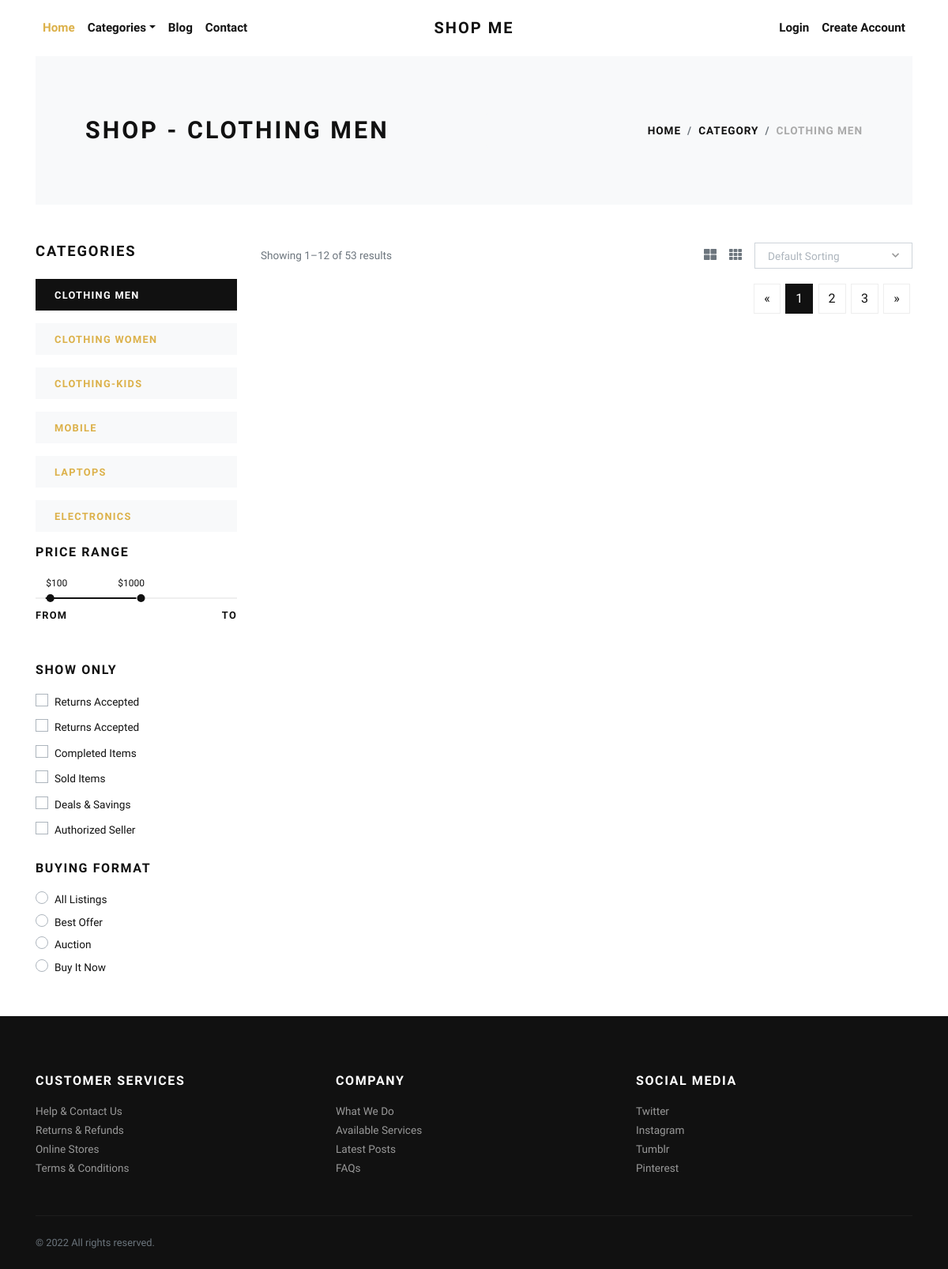
The page /clothing-men/ on the database as committed earlier.
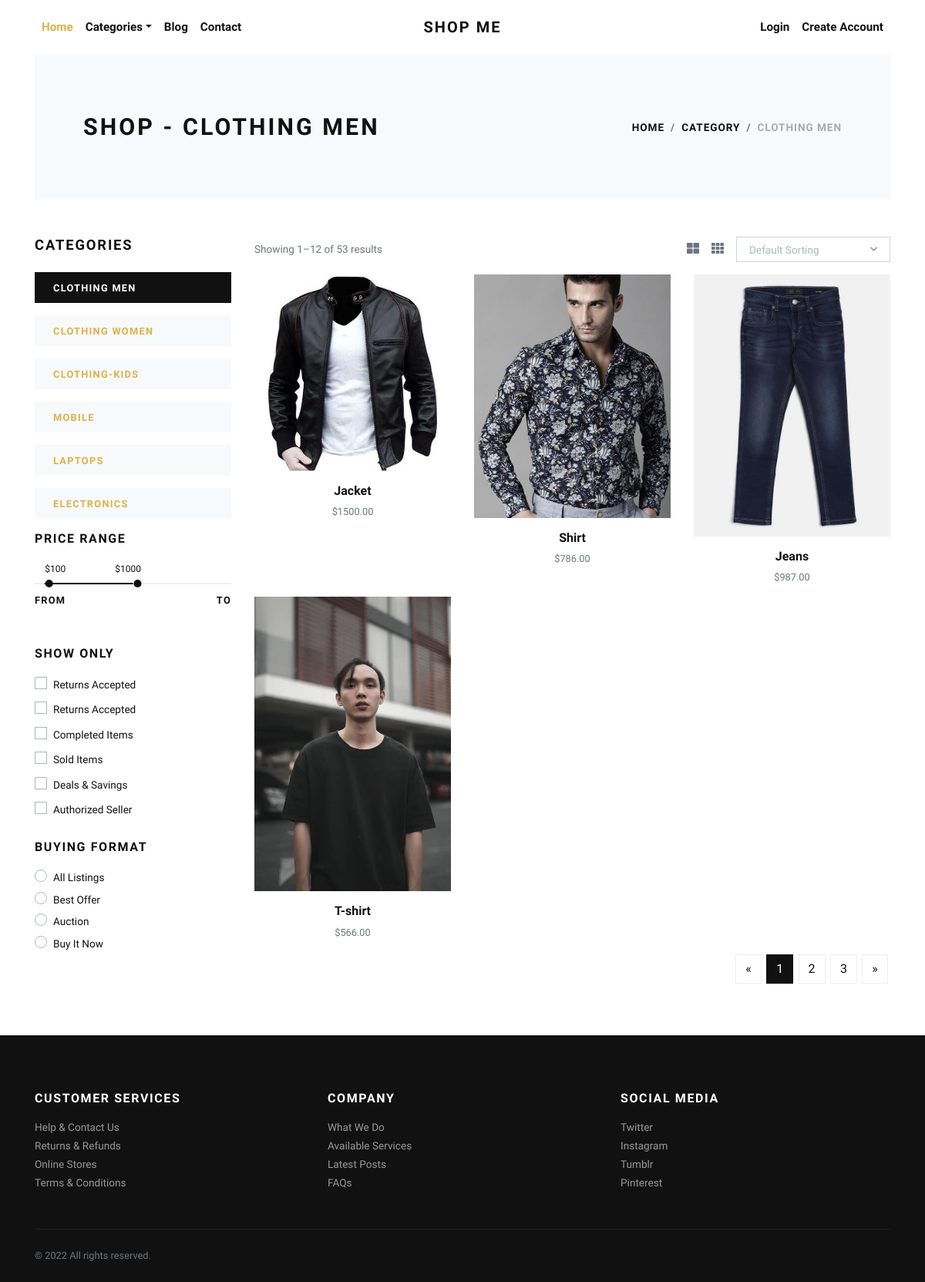
The same page on the database as committed later.
### store/models.py (models this page shows, shortened)
class Category(models.Model):
    title = models.CharField(max_length=50, verbose_name="Category Title")
    slug = models.SlugField(max_length=55, verbose_name="Category Slug")
    description = models.TextField(blank=True, verbose_name="Category Description")
    category_image = models.ImageField(upload_to='category', blank=True, null=True, verbose_name="Category Image")
    is_active = models.BooleanField(verbose_name="Is Active?")
    is_featured = models.BooleanField(verbose_name="Is Featured?")
    created_at = models.DateTimeField(auto_now_add=True, verbose_name="Created Date")
    updated_at = models.DateTimeField(auto_now=True, verbose_name="Updated Date")
    class Meta:
        verbose_name_plural = 'Categories'
        ordering = ('-created_at', )

class Product(models.Model):
    title = models.CharField(max_length=150, verbose_name="Product Title")
    slug = models.SlugField(max_length=160, verbose_name="Product Slug")
    sku = models.CharField(max_length=255, unique=True, verbose_name="Unique Product ID (SKU)")
    short_description = models.TextField(verbose_name="Short Description")
    detail_description = models.TextField(blank=True, null=True, verbose_name="Detail Description")
    product_image = models.ImageField(upload_to='product', blank=True, null=True, verbose_name="Product Image")
    price = models.DecimalField(max_digits=8, decimal_places=2)
    category = models.ForeignKey(Category, verbose_name="Product Categoy", on_delete=models.CASCADE)
    is_active = models.BooleanField(verbose_name="Is Active?")
    is_featured = models.BooleanField(verbose_name="Is Featured?")
    created_at = models.DateTimeField(auto_now_add=True, verbose_name="Created Date")
    updated_at = models.DateTimeField(auto_now=True, verbose_name="Updated Date")
    class Meta:
        verbose_name_plural = 'Products'
        ordering = ('-created_at', )

### store/views.py (the view)
# urls.py: path('<slug:slug>/', views.category_products, name="category-products"),
def category_products(request, slug):
    category = get_object_or_404(Category, slug=slug)
    products = Product.objects.filter(is_active=True, category=category)
    categories = Category.objects.filter(is_active=True)
    context = {
        'category': category,
        'products': products,
        'categories': categories,
    }
    return render(request, 'store/category_products.html', context)

### templates/store/category_products.html (shortened to what this page needs)
{% extends 'base.html' %}
{% load static %}
    {% block content %}
      <div class="container">
        <section class="py-5 bg-light">
          <div class="container">
            <div class="row px-4 px-lg-5 py-lg-4 align-items-center">
              <div class="col-lg-6">
                <h1 class="h2 text-uppercase mb-0">Shop - {{category.title}}</h1>
              </div>
              <div class="col-lg-6 text-lg-right">
                <nav aria-label="breadcrumb">
                  <ol class="breadcrumb justify-content-lg-end mb-0 px-0">
                    <li class="breadcrumb-item"><a href="{% url 'store:home' %}">Home</a></li>
                    <li class="breadcrumb-item"><a href="{% url 'store:all-categories' %}">Category</a></li>
                    <li class="breadcrumb-item active" aria-current="page">{{category.title}}</li>
                  </ol>
                </nav>
              </div>
            </div>
          </div>
        </section>
        <section class="py-5">
          <div class="container p-0">
            <div class="row">
              <div class="col-lg-3 order-2 order-lg-1">
                <h5 class="text-uppercase mb-4">Categories</h5>
                {% if categories %}
                  {% for cat in categories %}
                    <a href="{% url 'store:category-products' cat.slug %}">
                      <div class="py-2 px-4 {% if category == cat %}bg-dark text-white {% else %}bg-light{% endif %} mb-3">
                        <strong class="small text-uppercase font-weight-bold">{{cat.title}}</strong>
                      </div>
                    </a>
                  {% endfor %}
                {% endif %}
                <h6 class="text-uppercase mb-4">Price range</h6>
                <div class="price-range pt-4 mb-5">
                  <div id="range"></div>
                  <div class="row pt-2">
                    <div class="col-6"><strong class="small font-weight-bold text-uppercase">From</strong></div>
                    <div class="col-6 text-right"><strong class="small font-weight-bold text-uppercase">To</strong></div>
                  </div>
                </div>
                <h6 class="text-uppercase mb-3">Show only</h6>
                <div class="custom-control custom-checkbox mb-1">
                  <label class="custom-control-label text-small" for="customCheck1">Returns Accepted</label>
                </div>
                <div class="custom-control custom-checkbox mb-1">
                  <label class="custom-control-label text-small" for="customCheck2">Returns Accepted</label>
                </div>
                <div class="custom-control custom-checkbox mb-1">
                  <label class="custom-control-label text-small" for="customCheck3">Completed Items</label>
                </div>
                <div class="custom-control custom-checkbox mb-1">
                  <label class="custom-control-label text-small" for="customCheck4">Sold Items</label>
                </div>
                <div class="custom-control custom-checkbox mb-1">
                  <label class="custom-control-label text-small" for="customCheck5">Deals &amp; Savings</label>
                </div>
                <div class="custom-control custom-checkbox mb-4">
                  <label class="custom-control-label text-small" for="customCheck6">Authorized Seller</label>
                </div>
                <h6 class="text-uppercase mb-3">Buying format</h6>
                <div class="custom-control custom-radio">
                  <label class="custom-control-label text-small" for="customRadio1">All Listings</label>
                </div>
                <div class="custom-control custom-radio">
                  <label class="custom-control-label text-small" for="customRadio2">Best Offer</label>
                </div>
                <div class="custom-control custom-radio">
                  <label class="custom-control-label text-small" for="customRadio3">Auction</label>
                </div>
                <div class="custom-control custom-radio">
                  <label class="custom-control-label text-small" for="customRadio4">Buy It Now</label>
                </div>
              </div>
              <div class="col-lg-9 order-1 order-lg-2 mb-5 mb-lg-0">
                <div class="row mb-3 align-items-center">
                  <div class="col-lg-6 mb-2 mb-lg-0">
                    <p class="text-small text-muted mb-0">Showing 1–12 of 53 results</p>
                  </div>
                  <div class="col-lg-6">
                    <ul class="list-inline d-flex align-items-center justify-content-lg-end mb-0">
                      <li class="list-inline-item text-muted mr-3"><a class="reset-anchor p-0" href="#"><i class="fas fa-th-large"></i></a></li>
                      <li class="list-inline-item text-muted mr-3"><a class="reset-anchor p-0" href="#"><i class="fas fa-th"></i></a></li>
                      <li class="list-inline-item">
                      </li>
                    </ul>
                  </div>
                </div>
                <div class="row">
                  {% if products %}
                    {% for product in products %}
                      <div class="col-lg-4 col-sm-6">
                        <div class="product text-center">
                          <div class="mb-3 position-relative">
                            <a class="d-block" href="{% url 'store:product-detail' product.slug %}">
                              {% if product.product_image %}
                                <img class="img-fluid w-100" src="{{product.product_image.url}}" alt="{{product.title}}">
                              {% else %}
                                <img class="img-fluid w-100" src="{% static 'img/product-1.jpg' %}" alt="{{product.title}}">
                              {% endif %}
                            </a>
                          </div>
                          <h6> <a class="reset-anchor" href="{% url 'store:product-detail' product.slug %}">{{product.title}}</a></h6>
                          <p class="small text-muted">${{product.price}}</p>
                        </div>
                      </div>
                    {% endfor %}
                  {% endif %}
                </div>
                <nav aria-label="Page navigation example">
                  <ul class="pagination justify-content-center justify-content-lg-end">
                    <li class="page-item"><a class="page-link" href="#" aria-label="Previous"><span aria-hidden="true">«</span></a></li>
                    <li class="page-item active"><a class="page-link" href="#">1</a></li>
                    <li class="page-item"><a class="page-link" href="#">2</a></li>
                    <li class="page-item"><a class="page-link" href="#">3</a></li>
                    <li class="page-item"><a class="page-link" href="#" aria-label="Next"><span aria-hidden="true">»</span></a></li>
                  </ul>
                </nav>
              </div>
            </div>
          </div>
        </section>
      </div>
      {% endblock content %}

### templates/base.html (shortened to what this page needs)
{% load static %}
<!DOCTYPE html>
<html>
  <head>
    <link rel="stylesheet" href="{% static 'vendor/bootstrap/css/bootstrap.min.css' %}">
    <link rel="stylesheet" href="{% static 'vendor/lightbox2/css/lightbox.min.css' %}">
    <link rel="stylesheet" href="{% static 'vendor/nouislider/nouislider.min.css' %}">
    <link rel="stylesheet" href="{% static 'vendor/bootstrap-select/css/bootstrap-select.min.css' %}">
    <link rel="stylesheet" href="{% static 'vendor/owl.carousel2/assets/owl.carousel.min.css' %}">
    <link rel="stylesheet" href="{% static 'vendor/owl.carousel2/assets/owl.theme.default.css' %}">
    <link rel="stylesheet" href="{% static 'css/style.css' %}" id="theme-stylesheet">
  </head>
  <body>
    <div class="page-holder">
      {% include 'navbar.html' %}
      {% block content %}
      {% endblock content %}
      {% include 'footer.html' %}
      {% include 'scripts.html' %}

### templates/navbar.html (shortened to what this page needs)
{% load static %}
      <header class="header bg-white">
        <div class="container px-0 px-lg-3">
          <nav class="navbar navbar-expand-lg navbar-light py-3 px-lg-0"><a class="navbar-brand" href="{% url 'store:home' %}"><span class="font-weight-bold text-uppercase text-dark">SHOP me</span></a>
            <div class="collapse navbar-collapse" id="navbarSupportedContent">
              <ul class="navbar-nav mr-auto">
                <li class="nav-item">
                  <a class="nav-link active" href="{% url 'store:home' %}">Home</a>
                </li>
                <li class="nav-item dropdown"><a class="nav-link dropdown-toggle" id="pagesDropdown" href="#" data-toggle="dropdown" aria-haspopup="true" aria-expanded="false">Categories</a>
                </li>
                <li class="nav-item">
                  <a class="nav-link" href="{% url 'store:home' %}">Blog</a>
                </li>
                <li class="nav-item">
                  <a class="nav-link" href="{% url 'store:home' %}">Contact</a>
                </li>
              </ul>
              <ul class="navbar-nav ml-auto">
                {% if request.user.is_authenticated %}
                  <li class="nav-item"><a class="nav-link" href="{% url 'store:cart' %}"> <i class="fas fa-dolly-flatbed mr-1 text-gray"></i>Cart<small class="text-gray">({{cart_items.count}})</small></a></li>
                  <li class="nav-item"><a class="nav-link" href="#"> <i class="far fa-heart mr-1"></i><small class="text-gray"> (0)</small></a></li>
                  {% comment %} <li class="nav-item"><a class="nav-link" href="#"> <i class="fas fa-user-alt mr-1 text-gray"></i>My Account</a></li> {% endcomment %}
                  <li class="nav-item dropdown"><a class="nav-link dropdown-toggle" id="pagesDropdown" href="#" data-toggle="dropdown" aria-haspopup="true" aria-expanded="false"><i class="fas fa-user-alt mr-1 text-gray"></i>My Account</a></a>
                  <div class="dropdown-menu mt-3" aria-labelledby="pagesDropdown">
                      <a class="dropdown-item border-0 transition-link" href="{% url 'store:profile' %}">Profile</a>
                      <a class="dropdown-item border-0 transition-link" href="{% url 'store:cart' %}">Cart</a>
                      <a class="dropdown-item border-0 transition-link" href="{% url 'store:orders' %}">Orders</a>
                      <a class="dropdown-item border-0 transition-link" href="{% url 'store:password-change' %}">Change Password</a>
                    <hr>
                    <a class="dropdown-item border-0 transition-link" href="{% url 'store:logout' %}">Log Out</a>
                </li>
                {% else %}
                  <li class="nav-item"><a class="nav-link" href="{% url 'store:login' %}">Login</a></li>
                  <li class="nav-item"><a class="nav-link" href="{% url 'store:register' %}">Create Account</a></li>
                {% endif %}
              </ul>
            </div>
          </nav>
        </div>
      </header>

### templates/footer.html
<footer class="bg-dark text-white">
        <div class="container py-4">
          <div class="row py-5">
            <div class="col-md-4 mb-3 mb-md-0">
              <h6 class="text-uppercase mb-3">Customer services</h6>
              <ul class="list-unstyled mb-0">
                <li><a class="footer-link" href="#">Help &amp; Contact Us</a></li>
                <li><a class="footer-link" href="#">Returns &amp; Refunds</a></li>
                <li><a class="footer-link" href="#">Online Stores</a></li>
                <li><a class="footer-link" href="#">Terms &amp; Conditions</a></li>
              </ul>
            </div>
            <div class="col-md-4 mb-3 mb-md-0">
              <h6 class="text-uppercase mb-3">Company</h6>
              <ul class="list-unstyled mb-0">
                <li><a class="footer-link" href="#">What We Do</a></li>
                <li><a class="footer-link" href="#">Available Services</a></li>
                <li><a class="footer-link" href="#">Latest Posts</a></li>
                <li><a class="footer-link" href="#">FAQs</a></li>
              </ul>
            </div>
            <div class="col-md-4">
              <h6 class="text-uppercase mb-3">Social media</h6>
              <ul class="list-unstyled mb-0">
                <li><a class="footer-link" href="#">Twitter</a></li>
                <li><a class="footer-link" href="#">Instagram</a></li>
                <li><a class="footer-link" href="#">Tumblr</a></li>
                <li><a class="footer-link" href="#">Pinterest</a></li>
              </ul>
            </div>
          </div>
          <div class="border-top pt-4" style="border-color: #1d1d1d !important">
            <div class="row">
              <div class="col-lg-6 justify-content-center">
                <p class="small text-muted mb-0">&copy; 2022 All rights reserved.</p>
              </div>
            </div>
          </div>
        </div>
      </footer>

### templates/scripts.html (shortened to what this page needs)
{% load static %}
      <link rel="stylesheet" href="https://use.fontawesome.com/releases/v5.7.1/css/all.css">
    </div>
  </body>
</html>

Rows that differ between the two databases and show on the page:
added Product: product_image (picture), title "Jacket", price "1500.00"
added Product: product_image (picture), title "Shirt", price "786.00"
added Product: product_image (picture), title "Jeans", price "987.00"
added Product: product_image (picture), title "T-shirt", price "566.00"
